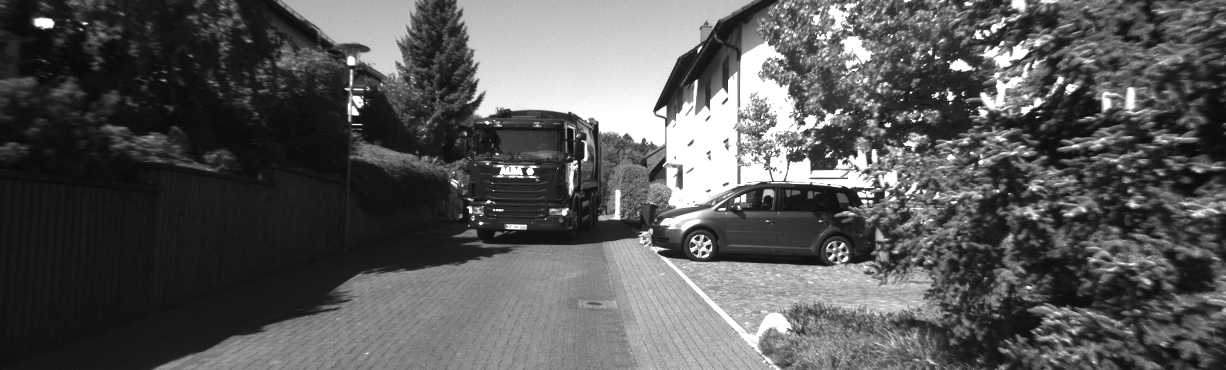
#> input picture week4/000157_10.png, 1226 x 370 px
$ python exercise1_1.py
#> lines starting #> are read from the running program, lines starting #| are printed output that depends on the picture
#> in main, frame1_rgb is the input picture: shape (370, 1226, 3); min 8, max 255, mean 88.3
import cv2
import numpy as np
import matplotlib.pyplot as plt
from metrics import flow_metrics
from math import sqrt


matching_methods = ['cv2.TM_CCOEFF_NORMED', 'cv2.TM_CCORR_NORMED', 'cv2.TM_SQDIFF', 'cv2.TM_SQDIFF_NORMED']


def read_file(path):
    """Read an optical flow map from disk
    Optical flow maps are stored in disk as 3-channel uint16 PNG images,
    following the method described in the KITTI optical flow dataset 2012
    (http://www.cvlibs.net/datasets/kitti/eval_stereo_flow.php?benchmark=flow).
    Returns:
      numpy array with shape [height, width, 3]. The first and second channels
      denote the corresponding optical flow 2D vector (u, v). The third channel
      is a mask denoting if an optical flow 2D vector exists for that pixel.
      Vector components u and v values range [-512..512].
    """
#> called with path = 'gt_000157_10.png'
    data = cv2.imread(path, -1).astype('float32')
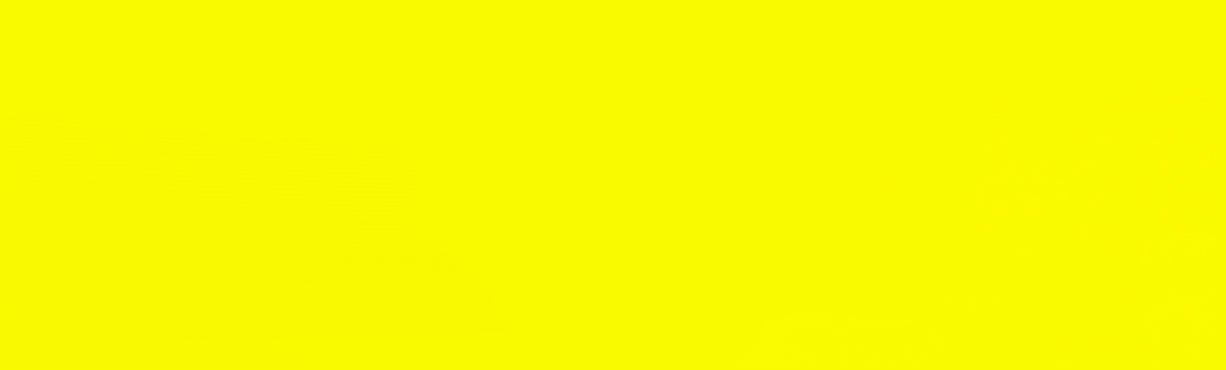
#> input picture week4/gt_000157_10.png, 1226 x 370 px
    result = np.empty(data.shape, dtype='float32')
    result[:,:,0] = (data[:,:,2] - 2**15) / 64
#> result: shape (370, 1226, 3) float32; 0.04% of the values are NaN or infinite; the others: min -1.71e+38, max 1.65e+38, mean nan
    result[:,:,1] = (data[:,:,1] - 2**15) / 64
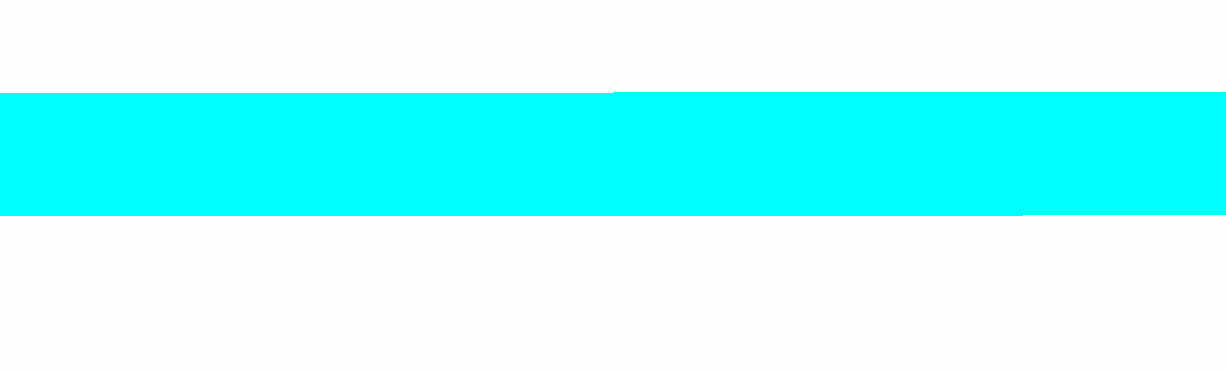
#> result: shape (370, 1226, 3) float32; mean B, G, R 0.1, 0.2, -inf; drawn with min black and max white
    result[:,:,2] = data[:,:,0]
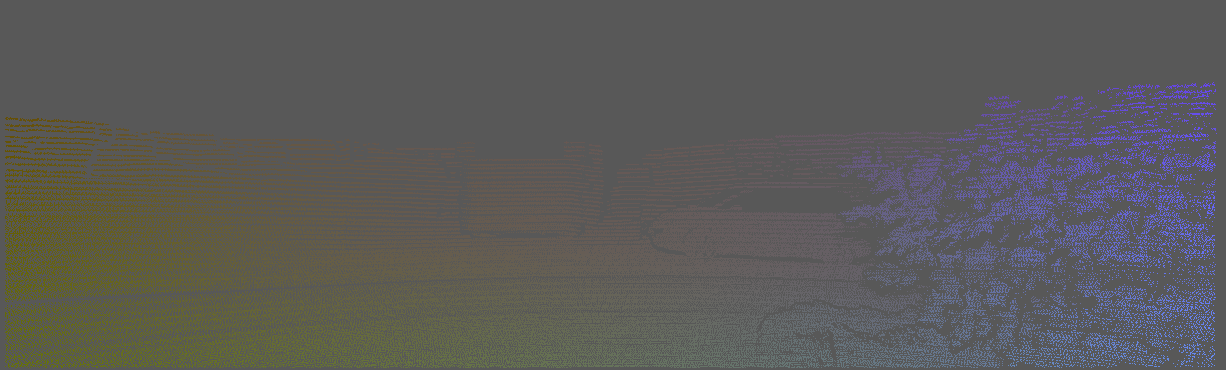
#> result: shape (370, 1226, 3) float32; mean B, G, R 0.0564, 0.192, 0.257; drawn with min black and max white

    return result


# [49 lines left out: function block_matching, not called in this run]


def main():

    # frame1_rgb = cv2.imread('000045_10.png')
    # frame2_rgb = cv2.imread('000045_11.png')
    # gt = read_file('gt_000045_10.png')
    frame1_rgb = cv2.imread('000157_10.png')
    frame2_rgb = cv2.imread('000157_11.png')
    gt = read_file('gt_000157_10.png')

    frame1 = cv2.cvtColor(frame1_rgb, cv2.COLOR_RGB2GRAY)
#> (the run stopped early here; a loop or call above may not have finished)
